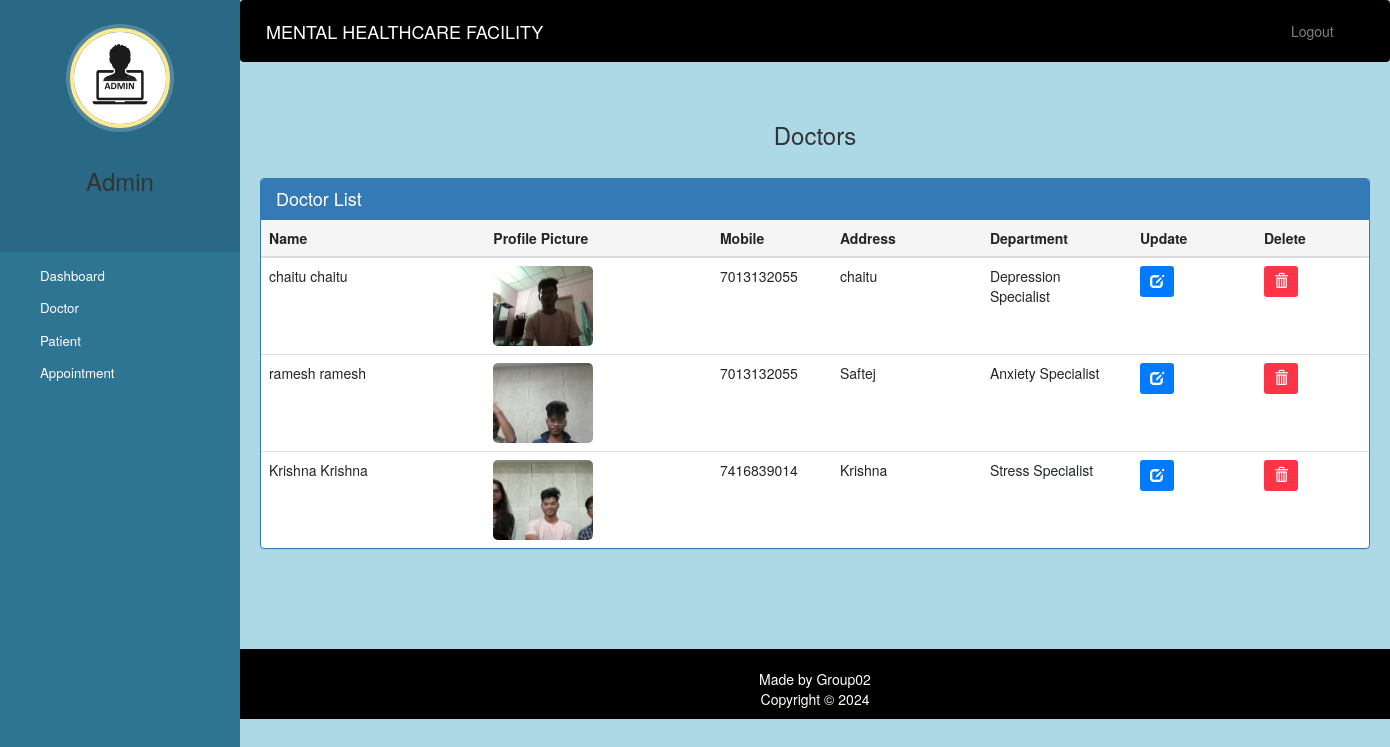
Page /admin-view-doctor (signed in) on the committed database.
### HealthCare_app/models.py (models this page shows, shortened)
class Doctor(models.Model):
    user=models.OneToOneField(User,on_delete=models.CASCADE)
    profile_pic= models.ImageField(upload_to='profile_pic/DoctorProfilePic/',null=True,blank=True)
    address = models.CharField(max_length=40)
    mobile = models.CharField(max_length=20,null=True)
    department= models.CharField(max_length=50,choices=departments,default='Cardiologist')
    status=models.BooleanField(default=False)
    @property
    def get_name(self):
        return self.user.first_name+" "+self.user.last_name

### HealthCare_app/views.py (the view)
# urls.py: path('admin-view-doctor', views.admin_view_doctor_view,name='admin-view-doctor'),
@login_required(login_url='adminlogin')
@user_passes_test(is_superuser)
def admin_view_doctor_view(request):
    doctors=models.Doctor.objects.all().filter(status=True)
    return render(request,'HealthCare/admin_view_doctor.html',{'doctors':doctors})

### HealthCare_app/views.py (called while the page is built)
def is_superuser(user):
    return user.is_superuser

### templates/HealthCare/admin_view_doctor.html (shortened to what this page needs)
{% extends 'HealthCare/admin_base.html' %}
{% block content %}
{% load static %}
<head>
  <link href="//netdna.bootstrapcdn.com/bootstrap/3.0.0/css/bootstrap.min.css" rel="stylesheet" id="bootstrap-css">
</head>
<div class="container">
  <h6>Doctors</h6>
  <div class="panel panel-primary">
    <div class="panel-heading">
      <h3 class="panel-title">Doctor List</h3>
    </div>
    <table class="table table-hover">
      <thead>
        <tr>
          <th>Name</th>
          <th>Profile Picture</th>
          <th class="mobile-col">Mobile</th>
          <th class="address-col">Address</th>
          <th class="department-col">Department</th>
          <th>Update</th>
          <th>Delete</th>
        </tr>
      </thead>
      <tbody>
        {% for d in doctors %}
        <tr>
          <td>{{ d.get_name }}</td>
          <td><img src="{% static d.profile_pic.url %}" alt="Profile Pic" class="profile-pic" /></td>
          <td class="mobile-col">{{ d.mobile }}</td>
          <td class="address-col">{{ d.address }}</td>
          <td class="department-col">{{ d.department }}</td>
          <td><a class="btn btn-primary btn-xs" href="{% url 'update-doctor' d.id  %}"><span class="glyphicon glyphicon-edit"></span></a></td>
          <td><a class="btn btn-danger btn-xs" href="{% url 'delete-doctor-from-hospital' d.id  %}"><span class="glyphicon glyphicon-trash"></span></a></td>
        </tr>
        {% endfor %}
      </tbody>
    </table>
  </div>
</div>
{% endblock content %}

### static/style.css (style rules this page uses)
body { padding-left: 240px; }

### templates/HealthCare/admin_base.html (style rules this page uses)
a:link { text-decoration: none; }
a { color: white; }
body { padding-left: 240px; }

### templates/HealthCare/admin_view_doctor.html (style rules this page uses)
a:link { text-decoration: none; }
h6 { text-align: center; font-size: 24px; margin-top: 20px; margin-bottom: 30px; }
.panel-heading { background-color: #007BFF; color: white; font-weight: bold; }
.panel-title { font-size: 18px; }
.table { border-radius: 5px; }
.table th, .table td { vertical-align: middle; }
.table th { background-color: #f5f5f5; font-weight: bold; }
.btn-xs { padding: 5px 10px; font-size: 14px; }
.btn-primary { background-color: #007BFF; border: none; }
.btn-danger { background-color: #FF3547; border: none; }
.profile-pic { width: 100px; height: 80px; object-fit: cover; border-radius: 5px; }
.mobile-col { width: 120px; }
.address-col { width: 150px; }
.department-col { width: 150px; }

### rows in the picture
Doctor: get_name "chaitu chaitu", profile_pic (picture), mobile "7013132055", address "chaitu", department "Depression Specialist"
Doctor: get_name "ramesh ramesh", profile_pic (picture), mobile "7013132055", address "Saftej", department "Anxiety Specialist"
Doctor: get_name "Krishna Krishna", profile_pic (picture), mobile "7416839014", address "Krishna", department "Stress Specialist"
